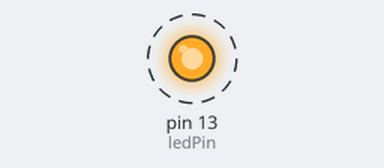
The sketch below on a simulated Arduino Uno, built with avr-gcc and run on an emulated ATmega328P. On the bench: output pins drawn as LEDs (lit = HIGH). Dashed ring = blinking.

Above: at 0.15 s.
Timing chart, 0 to 3.0 s (numbered marks = the images above):
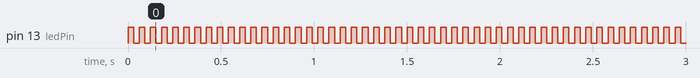

Measured:
- by itself, pin 13 (ledPin): alternates HIGH for 0.03 s and LOW for 0.03 s

The sketch:

sketch_jun05b.ino
```cpp
int ledPin = 13;                 // LED connected to digital pin 13

void setup()
{
  pinMode(ledPin, OUTPUT);      // sets the digital pin as output
}

void loop()
{
  digitalWrite(ledPin, HIGH);   // sets the LED on
  delay(30);                  // waits for a second
  digitalWrite(ledPin, LOW);    // sets the LED off
  delay(30);                  // waits for a second
}
```
